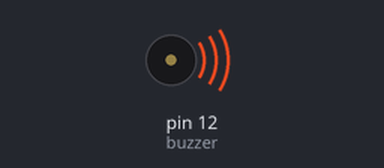
Bench run of a sketch on a simulated Arduino Uno, built with avr-gcc and run on an emulated ATmega328P. On the bench: buzzer (waves = sounding). What the sketch prints to the serial monitor is not drawn.

Above: at 0.1 s.
Timing chart, 0 to 37.1 s (numbered marks = the images above):
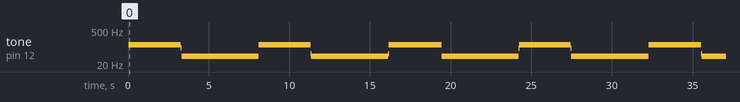

The sketch:

active.ino
```cpp
//www.elegoo.com
//2016.12.08

int buzzer = 12;//the pin of the active buzzer
#define FrequencyA 4    //Aの周波数
#define FrequencyB 12    //Bの周波数
#define BuzzerTimeA 400 //Aがなる時間
#define BuzzerTimeB 200 //Bがなる時間

void setup()
{
 pinMode(buzzer,OUTPUT);//initialize the buzzer pin as an output
 Serial.begin(115200);
}
void loop()
{
 unsigned long i;
 unsigned long FA =FrequencyA;
 unsigned long FB =FrequencyB;
 //while(1)
 //{
   //output an frequency
   for(i=0;i<BuzzerTimeA;i++)
    {
    digitalWrite(buzzer,HIGH);
    delay(FrequencyA);//wait for 1ms
    digitalWrite(buzzer,LOW);
    delay(FrequencyA);//wait for 1ms
    Serial.println(FA);    //
    }
    //output another frequency
     for(i=0;i<BuzzerTimeB;i++)
      {
        digitalWrite(buzzer,HIGH);
        delay(FrequencyB);//wait for 2ms
        digitalWrite(buzzer,LOW);
        delay(FrequencyB);//wait for 2ms
        Serial.println(FB);
      }
  //}
}
```

Measured:
- by itself, tone on pin 12 (buzzer): plays 124 Hz for 3.2 s, 93 Hz for 0.08 s, 41 Hz for 4.8 s, 124 Hz for 3.2 s, 53 Hz for 0.04 s, 41 Hz for 4.8 s … (16 notes in this stretch)
